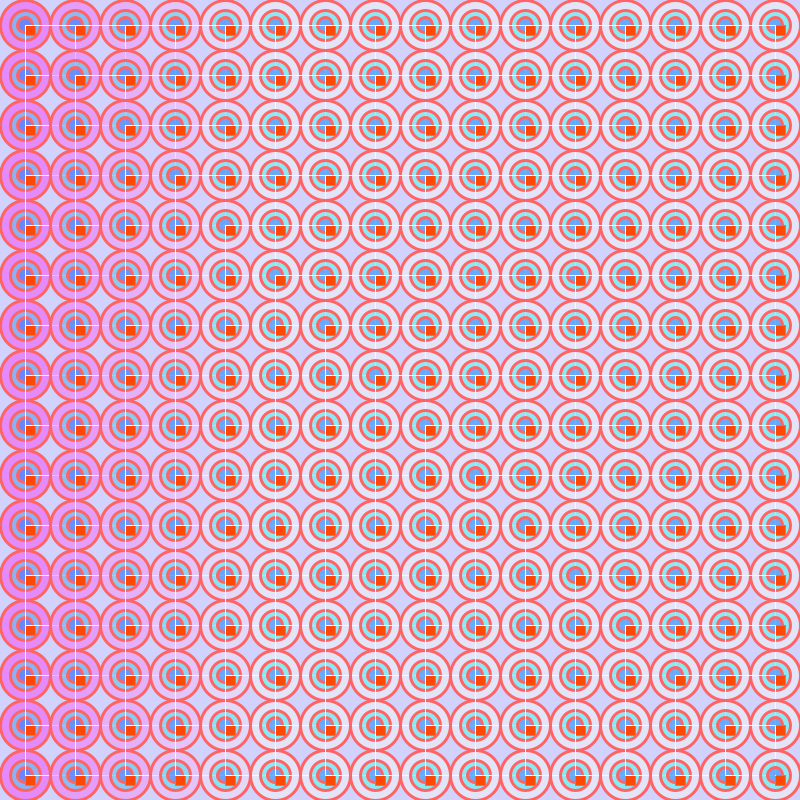
Frame 1 (no input)
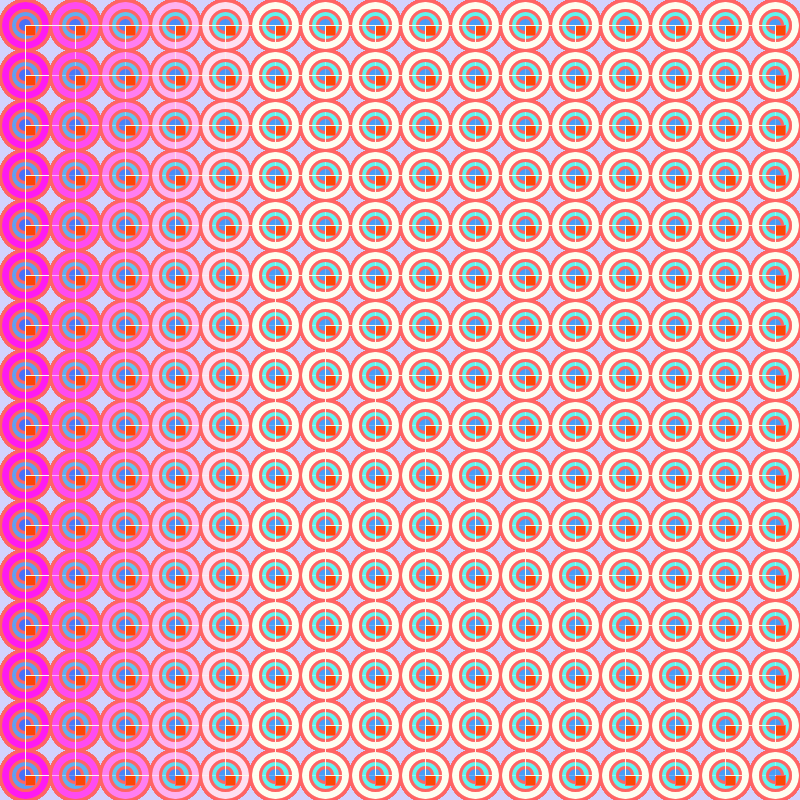
Frame 60 (the mouse pressed at the canvas centre just before this capture)
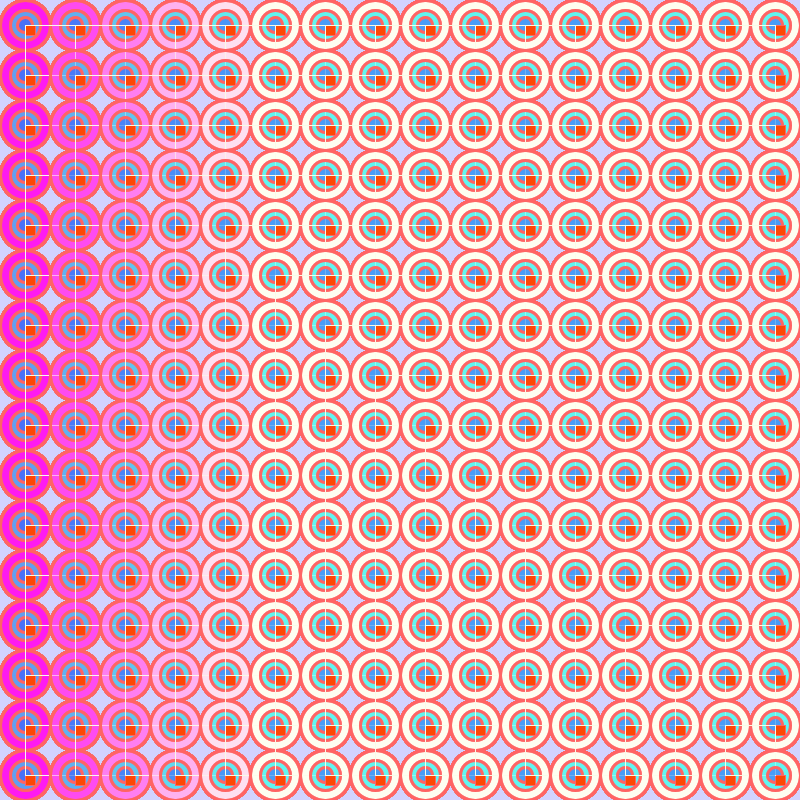
Frame 120 (the mouse held since frame 60 and released just before this capture)

The Processing sketch that drew these frames (run headless with seeded random() and noise(); from frame 60 on, the mouse is pressed at the canvas centre):

// Processing sketch: GridPattern_1
// ── GridPattern_1.pde
void setup(){
  size(800,800);
    background(210,210,255);
}

void draw(){
for (int i=25; i<800;i=i+50) {
  for (int j=25; j<800;j=j+50){
      strokeWeight(3);
       stroke(255,100,100,255);
   
     fill(255,i,240,100);
  ellipse (i,j,50,50);
  
    fill(0,240,240,100);
    ellipse (i,j,30,30);
   
      fill(50,70,255,100);
  ellipse (i,j,15,15);
  
  strokeWeight(1);
 fill(255,70,1,250);
  rect(i,j,10,10);
  
  strokeWeight(1);
   stroke(250,250,230);
  //line(j,i,i,j);
  //  line(j-10,i-10,i-10,j-10);
     line(i,i,i,j);
    line(i,j,j,j);
  }
}
    
    
  }
  
  
